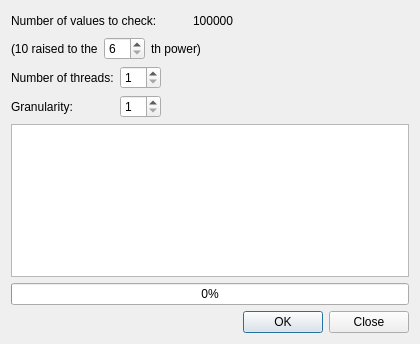
<?xml version="1.0" encoding="UTF-8"?>
<ui version="4.0">
 <class>PrimeFinderDialog</class>
 <widget class="QDialog" name="PrimeFinderDialog">
  <property name="geometry">
   <rect>
    <x>0</x>
    <y>0</y>
    <width>420</width>
    <height>344</height>
   </rect>
  </property>
  <property name="windowTitle">
   <string>Slow QRunnable Prime Number Finder</string>
  </property>
  <layout class="QVBoxLayout" name="verticalLayout">
   <item>
    <layout class="QHBoxLayout" name="horizontalLayout_2" stretch="1,0,1">
     <item>
      <widget class="QLabel" name="label">
       <property name="text">
        <string>Number of values to check:</string>
       </property>
      </widget>
     </item>
     <item>
      <widget class="QLabel" name="valueLabel">
       <property name="text">
        <string>100000</string>
       </property>
      </widget>
     </item>
     <item>
      <spacer name="horizontalSpacer">
       <property name="orientation">
        <enum>Qt::Horizontal</enum>
       </property>
       <property name="sizeHint" stdset="0">
        <size>
         <width>40</width>
         <height>20</height>
        </size>
       </property>
      </spacer>
     </item>
    </layout>
   </item>
   <item>
    <layout class="QHBoxLayout" name="horizontalLayout">
     <item>
      <widget class="QLabel" name="label_3">
       <property name="text">
        <string>(10 raised to the</string>
       </property>
      </widget>
     </item>
     <item>
      <widget class="QSpinBox" name="powerBox">
       <property name="minimum">
        <number>6</number>
       </property>
      </widget>
     </item>
     <item>
      <widget class="QLabel" name="label_2">
       <property name="text">
        <string>th power)</string>
       </property>
      </widget>
     </item>
     <item>
      <spacer name="horizontalSpacer_2">
       <property name="orientation">
        <enum>Qt::Horizontal</enum>
       </property>
       <property name="sizeHint" stdset="0">
        <size>
         <width>40</width>
         <height>20</height>
        </size>
       </property>
      </spacer>
     </item>
    </layout>
   </item>
   <item>
    <layout class="QFormLayout" name="formLayout">
     <property name="fieldGrowthPolicy">
      <enum>QFormLayout::FieldsStayAtSizeHint</enum>
     </property>
     <item row="0" column="0">
      <widget class="QLabel" name="label_4">
       <property name="text">
        <string>Number of threads:</string>
       </property>
      </widget>
     </item>
     <item row="0" column="1">
      <widget class="QSpinBox" name="nThreadsSpinBox">
       <property name="sizePolicy">
        <sizepolicy hsizetype="Preferred" vsizetype="Fixed">
         <horstretch>0</horstretch>
         <verstretch>0</verstretch>
        </sizepolicy>
       </property>
       <property name="minimum">
        <number>1</number>
       </property>
      </widget>
     </item>
     <item row="1" column="1">
      <widget class="QSpinBox" name="granularitySpinBox">
       <property name="minimum">
        <number>1</number>
       </property>
       <property name="singleStep">
        <number>1</number>
       </property>
      </widget>
     </item>
     <item row="1" column="0">
      <widget class="QLabel" name="label_5">
       <property name="text">
        <string>Granularity:</string>
       </property>
      </widget>
     </item>
    </layout>
   </item>
   <item>
    <widget class="QTextEdit" name="resultsArea"/>
   </item>
   <item>
    <widget class="QProgressBar" name="progressBar">
     <property name="value">
      <number>0</number>
     </property>
    </widget>
   </item>
   <item>
    <widget class="QDialogButtonBox" name="buttonBox">
     <property name="orientation">
      <enum>Qt::Horizontal</enum>
     </property>
     <property name="standardButtons">
      <set>QDialogButtonBox::Close|QDialogButtonBox::Ok</set>
     </property>
    </widget>
   </item>
  </layout>
 </widget>
 <resources/>
 <connections>
  <connection>
   <sender>buttonBox</sender>
   <signal>accepted()</signal>
   <receiver>PrimeFinderDialog</receiver>
   <slot>accept()</slot>
   <hints>
    <hint type="sourcelabel">
     <x>248</x>
     <y>254</y>
    </hint>
    <hint type="destinationlabel">
     <x>157</x>
     <y>274</y>
    </hint>
   </hints>
  </connection>
  <connection>
   <sender>buttonBox</sender>
   <signal>rejected()</signal>
   <receiver>PrimeFinderDialog</receiver>
   <slot>reject()</slot>
   <hints>
    <hint type="sourcelabel">
     <x>316</x>
     <y>260</y>
    </hint>
    <hint type="destinationlabel">
     <x>286</x>
     <y>274</y>
    </hint>
   </hints>
  </connection>
 </connections>
</ui>
